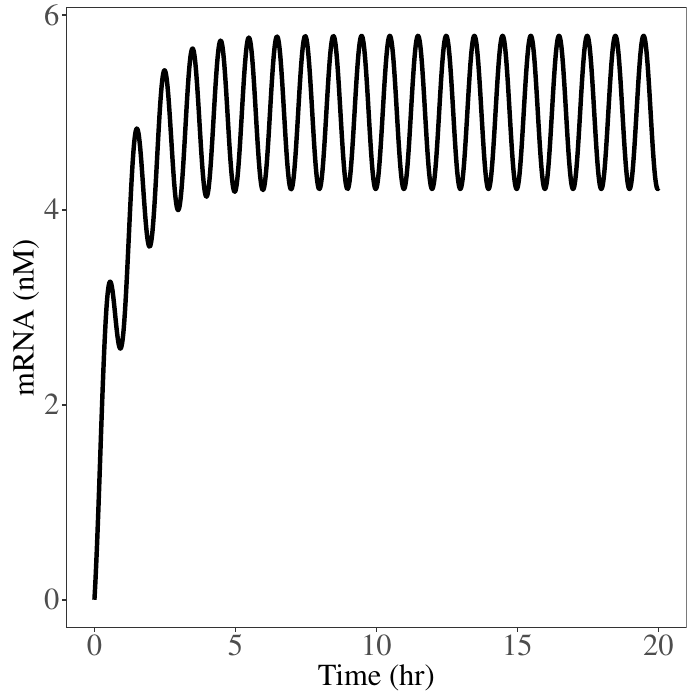

Source code (R):
require(deSolve)
require(ggplot2)
source("aes_ggplot.R")

x0 = 0
tmax = 20
params =list()
params$alpha=1 # hr^-1
params$beta_mid=5 # nM/hr
params$beta = function(t) (params$beta_mid*(sin(2*pi*t)+1)) # nM/hr

#and then modify the dynamics code to refer to a pre-specified function.
pulse_production = function(t,x,params){
  dxdt = params$beta(t) - params$alpha*x
  return(list(dxdt))
}

mrna = ode(x0,seq(0,tmax,length.out = 1000), pulse_production, params)
mrna_df=data.frame(mrna)
colnames(mrna_df) = c("Time","mRNA")
pdf("figlab7_pulse_pi.pdf")
ggplot(mrna_df,aes(Time,mRNA)) + geom_line(size=1.5) +
  xlab("Time (hr)") +
  ylab("mRNA (nM)") +
  aes_ggplot
dev.off()
